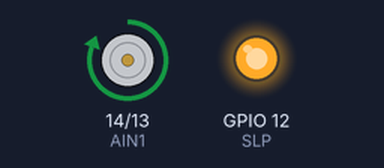
Bench run of a sketch on a simulated ESP32. Parts: motor-driver pin pairs drawn as motors (green arrow = first pin HIGH = forward, orange = second pin HIGH = backward, longer = more drive), output pins drawn as LEDs (lit = HIGH). What the sketch prints to the serial monitor is not drawn.

Above: at 0.5 s.
Timing chart, 0 to 4.6 s (numbered marks = the images above):
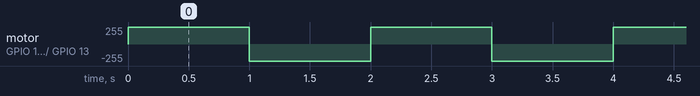

Measured:
- by itself, motor on GPIO 14 (AIN1) / GPIO 13 (AIN2): alternates forward 255/255 for 1.0 s and backward 255/255 for 1.0 s

The sketch:

ESP32_DRV8833_single_motor.ino
```cpp
// (licence header left out)
// Basic ON/OFF control of DC motor via DRV8833

#define AIN1   14   // This works for ACEBOTT. og 5
#define AIN2   13   // This works for ACEBOTT. og 6
#define SLP    12   // This works for ACEBOTT. og 7

void setup() {
  Serial.begin(115200);
  Serial.println("Adafruit DRV8833 DC Motor Example - ON/OFF");

  // configure pins
  pinMode(AIN1, OUTPUT);
  pinMode(AIN2, OUTPUT);
  pinMode(SLP, OUTPUT);

  // enable DRV8833
  digitalWrite(SLP, HIGH);
}

void loop() {
  //
  // FORWARD
  //
  Serial.println("Forward");
  digitalWrite(AIN1, HIGH);
  digitalWrite(AIN2, LOW);
  delay(1000);

  //
  // REVERSE
  //
  Serial.println("Reverse");
  digitalWrite(AIN1, LOW);
  digitalWrite(AIN2, HIGH);
  delay(1000);
}
```
